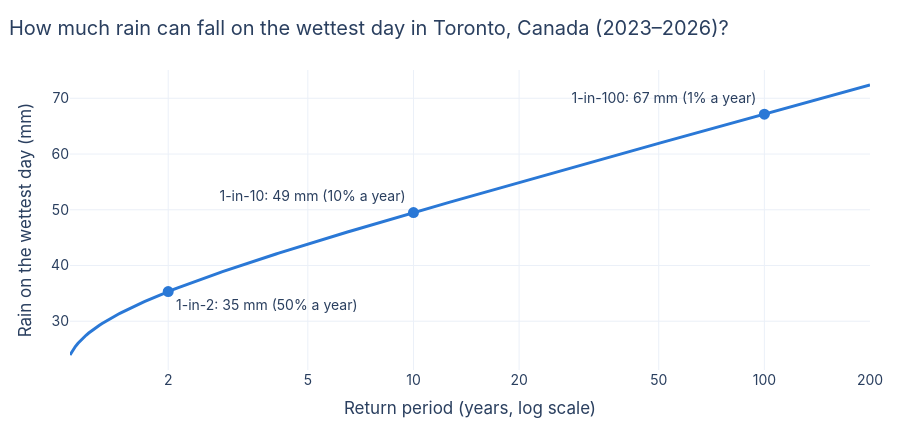

Here is the notebook cell this chart was saved with:
### Markdown cell above
## 1. A curve is a die for one year

Take the **wettest day of the year**. Some years it barely rains; once in a while
a storm dumps a lot. A climate risk curve lists every possible amount together
with **how often** it comes around.

"How often" is written as a **return period**: a *1-in-10-year* wettest day is
one that a year has a 10% chance of reaching or beating. Think of each year as
rolling a 10-sided die: a 1-in-10-year day is a roll of 10.

CRC Open publishes one curve per hexagon (about 250 km²) for each four-year
period from 2023–2026 to 2088–2091. Below we read the first period, the closest
to today, and decode the curve at the city into a probability distribution we can
query directly.

### Code cell
rain = crc_open.select(variables=CRCOpen.Variable.ANNUAL_MAXIMUM_DAILY_PRECIPITATION)
first = min((s.period for s in rain.inspect(runtime=RUNTIME).series), key=lambda p: p.start)
rows = rain.select(periods=first).read(runtime=RUNTIME)
cell = rows.evaluate(city).probabilities([0.5]).read(runtime=RUNTIME).table["support_id"][0].as_py()
curve = decode_curves(rows.table)[rows.table["support_id"].to_pylist().index(cell)]
label = f"{first.start}–{first.end}"

marks = [2, 10, 100]
fig = go.Figure()
fig.add_trace(go.Scatter(x=rp_grid, y=curve_values(curve, rp_grid), mode="lines",
                         line=dict(color=BLUE, width=3), name=f"CRC Open curve ({label})",
                         hovertemplate="1-in-%{x:.0f} years: %{y:.0f} mm<extra></extra>"))
for rp, value, position in zip(marks, curve_values(curve, marks), ("bottom right", "top left", "top left")):
    fig.add_trace(go.Scatter(x=[rp], y=[value], mode="markers+text", marker=dict(size=11, color=BLUE),
                             text=[f"1-in-{rp}: {value:.0f} mm ({100 / rp:g}% a year)"],
                             textposition=position, showlegend=False, hoverinfo="skip"))
layout(fig, f"How much rain can fall on the wettest day in {CITY['name']} ({label})?",
       xaxis=log_rp_axis(), yaxis_title="Rain on the wettest day (mm)", showlegend=False)
fig.show()

table = pd.DataFrame({"return period (years)": [2, 5, 10, 25, 50, 100]})
table["chance in any year"] = (100 / table["return period (years)"]).map("{:g}%".format)
table["wettest day (mm)"] = curve_values(curve, table["return period (years)"]).round(0)
table

### Figure 1 — Plotly figure (JSON) as saved in the notebook; plotly's stock layout.template omitted (floating-point values rounded to 4 significant figures; data arrays with more than 128 entries replaced by an {"elided": "..."} marker saying what was removed)
{"data": [{"hovertemplate": "1-in-%{x:.0f} years: %{y:.0f} mm<extra></extra>", "line": {"color": "#2a78d6", "width": 3}, "mode": "lines", "name": "CRC Open curve (2023–2026)", "type": "scatter", "x": {"elided": "300 float values"}, "y": {"elided": "300 float values"}}, {"hoverinfo": "skip", "marker": {"color": "#2a78d6", "size": 11}, "mode": "markers+text", "showlegend": false, "text": ["1-in-2: 35 mm (50% a year)"], "textposition": "bottom right", "type": "scatter", "x": [2], "y": [35.31]}, {"hoverinfo": "skip", "marker": {"color": "#2a78d6", "size": 11}, "mode": "markers+text", "showlegend": false, "text": ["1-in-10: 49 mm (10% a year)"], "textposition": "top left", "type": "scatter", "x": [10], "y": [49.49]}, {"hoverinfo": "skip", "marker": {"color": "#2a78d6", "size": 11}, "mode": "markers+text", "showlegend": false, "text": ["1-in-100: 67 mm (1% a year)"], "textposition": "top left", "type": "scatter", "x": [100], "y": [67.16]}], "layout": {"font": {"family": "Inter, Helvetica, Arial, sans-serif", "size": 14}, "height": 430, "margin": {"b": 60, "l": 70, "r": 30, "t": 70}, "showlegend": false, "title": {"text": "How much rain can fall on the wettest day in Toronto, Canada (2023–2026)?", "x": 0.01}, "xaxis": {"tickvals": [1, 2, 5, 10, 20, 50, 100, 200], "title": {"text": "Return period (years, log scale)"}, "type": "log"}, "yaxis": {"title": {"text": "Rain on the wettest day (mm)"}}}}
